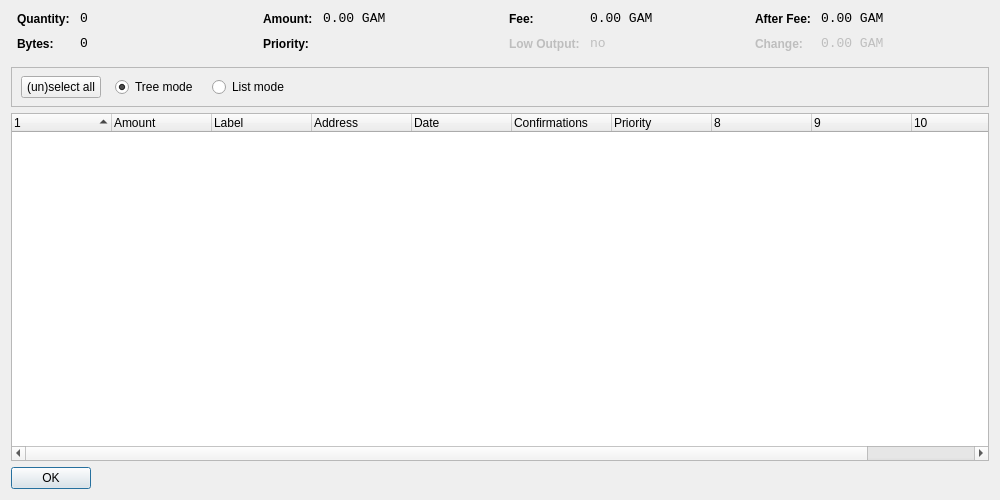
<?xml version="1.0" encoding="UTF-8"?>
<ui version="4.0">
 <class>CoinControlDialog</class>
 <widget class="QDialog" name="CoinControlDialog">
  <property name="geometry">
   <rect>
    <x>0</x>
    <y>0</y>
    <width>1000</width>
    <height>500</height>
   </rect>
  </property>
  <property name="windowTitle">
   <string>Coin Control</string>
  </property>
  <layout class="QVBoxLayout" name="verticalLayout">
   <item>
    <layout class="QHBoxLayout" name="horizontalLayoutTop" stretch="0,0,0,0">
     <property name="topMargin">
      <number>0</number>
     </property>
     <property name="bottomMargin">
      <number>10</number>
     </property>
     <item>
      <layout class="QFormLayout" name="formLayoutCoinControl1">
       <property name="horizontalSpacing">
        <number>10</number>
       </property>
       <property name="verticalSpacing">
        <number>10</number>
       </property>
       <property name="leftMargin">
        <number>6</number>
       </property>
       <property name="rightMargin">
        <number>6</number>
       </property>
       <item row="0" column="0">
        <widget class="QLabel" name="labelCoinControlQuantityText">
         <property name="styleSheet">
          <string notr="true">font-weight:bold;</string>
         </property>
         <property name="text">
          <string>Quantity:</string>
         </property>
        </widget>
       </item>
       <item row="0" column="1">
        <widget class="QLabel" name="labelCoinControlQuantity">
         <property name="font">
          <font>
           <family>Monospace</family>
           <pointsize>10</pointsize>
          </font>
         </property>
         <property name="cursor">
          <cursorShape>IBeamCursor</cursorShape>
         </property>
         <property name="contextMenuPolicy">
          <enum>Qt::ActionsContextMenu</enum>
         </property>
         <property name="text">
          <string notr="true">0</string>
         </property>
         <property name="textInteractionFlags">
          <set>Qt::LinksAccessibleByMouse|Qt::TextSelectableByKeyboard|Qt::TextSelectableByMouse</set>
         </property>
        </widget>
       </item>
       <item row="1" column="0">
        <widget class="QLabel" name="labelCoinControlBytesText">
         <property name="styleSheet">
          <string notr="true">font-weight:bold;</string>
         </property>
         <property name="text">
          <string>Bytes:</string>
         </property>
        </widget>
       </item>
       <item row="1" column="1">
        <widget class="QLabel" name="labelCoinControlBytes">
         <property name="font">
          <font>
           <family>Monospace</family>
           <pointsize>10</pointsize>
          </font>
         </property>
         <property name="cursor">
          <cursorShape>IBeamCursor</cursorShape>
         </property>
         <property name="contextMenuPolicy">
          <enum>Qt::ActionsContextMenu</enum>
         </property>
         <property name="text">
          <string notr="true">0</string>
         </property>
         <property name="textInteractionFlags">
          <set>Qt::LinksAccessibleByMouse|Qt::TextSelectableByKeyboard|Qt::TextSelectableByMouse</set>
         </property>
        </widget>
       </item>
      </layout>
     </item>
     <item>
      <layout class="QFormLayout" name="formLayoutCoinControl2">
       <property name="horizontalSpacing">
        <number>10</number>
       </property>
       <property name="verticalSpacing">
        <number>10</number>
       </property>
       <property name="leftMargin">
        <number>6</number>
       </property>
       <property name="rightMargin">
        <number>6</number>
       </property>
       <item row="0" column="0">
        <widget class="QLabel" name="labelCoinControlAmountText">
         <property name="styleSheet">
          <string notr="true">font-weight:bold;</string>
         </property>
         <property name="text">
          <string>Amount:</string>
         </property>
        </widget>
       </item>
       <item row="0" column="1">
        <widget class="QLabel" name="labelCoinControlAmount">
         <property name="font">
          <font>
           <family>Monospace</family>
           <pointsize>10</pointsize>
          </font>
         </property>
         <property name="cursor">
          <cursorShape>IBeamCursor</cursorShape>
         </property>
         <property name="contextMenuPolicy">
          <enum>Qt::ActionsContextMenu</enum>
         </property>
         <property name="text">
          <string notr="true">0.00 GAM</string>
         </property>
         <property name="textInteractionFlags">
          <set>Qt::LinksAccessibleByMouse|Qt::TextSelectableByKeyboard|Qt::TextSelectableByMouse</set>
         </property>
        </widget>
       </item>
       <item row="1" column="0">
        <widget class="QLabel" name="labelCoinControlPriorityText">
         <property name="styleSheet">
          <string notr="true">font-weight:bold;</string>
         </property>
         <property name="text">
          <string>Priority:</string>
         </property>
        </widget>
       </item>
       <item row="1" column="1">
        <widget class="QLabel" name="labelCoinControlPriority">
         <property name="font">
          <font>
           <family>Monospace</family>
           <pointsize>10</pointsize>
          </font>
         </property>
         <property name="cursor">
          <cursorShape>IBeamCursor</cursorShape>
         </property>
         <property name="contextMenuPolicy">
          <enum>Qt::ActionsContextMenu</enum>
         </property>
         <property name="text">
          <string/>
         </property>
         <property name="textInteractionFlags">
          <set>Qt::LinksAccessibleByMouse|Qt::TextSelectableByKeyboard|Qt::TextSelectableByMouse</set>
         </property>
        </widget>
       </item>
      </layout>
     </item>
     <item>
      <layout class="QFormLayout" name="formLayoutCoinControl3">
       <property name="horizontalSpacing">
        <number>10</number>
       </property>
       <property name="verticalSpacing">
        <number>10</number>
       </property>
       <property name="leftMargin">
        <number>6</number>
       </property>
       <property name="rightMargin">
        <number>6</number>
       </property>
       <item row="0" column="0">
        <widget class="QLabel" name="labelCoinControlFeeText">
         <property name="styleSheet">
          <string notr="true">font-weight:bold;</string>
         </property>
         <property name="text">
          <string>Fee:</string>
         </property>
        </widget>
       </item>
       <item row="0" column="1">
        <widget class="QLabel" name="labelCoinControlFee">
         <property name="font">
          <font>
           <family>Monospace</family>
           <pointsize>10</pointsize>
          </font>
         </property>
         <property name="cursor">
          <cursorShape>IBeamCursor</cursorShape>
         </property>
         <property name="contextMenuPolicy">
          <enum>Qt::ActionsContextMenu</enum>
         </property>
         <property name="text">
          <string notr="true">0.00 GAM</string>
         </property>
         <property name="textInteractionFlags">
          <set>Qt::LinksAccessibleByMouse|Qt::TextSelectableByKeyboard|Qt::TextSelectableByMouse</set>
         </property>
        </widget>
       </item>
       <item row="1" column="0">
        <widget class="QLabel" name="labelCoinControlLowOutputText">
         <property name="enabled">
          <bool>false</bool>
         </property>
         <property name="styleSheet">
          <string notr="true">font-weight:bold;</string>
         </property>
         <property name="text">
          <string>Low Output:</string>
         </property>
        </widget>
       </item>
       <item row="1" column="1">
        <widget class="QLabel" name="labelCoinControlLowOutput">
         <property name="enabled">
          <bool>false</bool>
         </property>
         <property name="font">
          <font>
           <family>Monospace</family>
           <pointsize>10</pointsize>
          </font>
         </property>
         <property name="cursor">
          <cursorShape>IBeamCursor</cursorShape>
         </property>
         <property name="contextMenuPolicy">
          <enum>Qt::ActionsContextMenu</enum>
         </property>
         <property name="text">
          <string notr="true">no</string>
         </property>
         <property name="textInteractionFlags">
          <set>Qt::LinksAccessibleByMouse|Qt::TextSelectableByKeyboard|Qt::TextSelectableByMouse</set>
         </property>
        </widget>
       </item>
      </layout>
     </item>
     <item>
      <layout class="QFormLayout" name="formLayoutCoinControl4">
       <property name="horizontalSpacing">
        <number>10</number>
       </property>
       <property name="verticalSpacing">
        <number>10</number>
       </property>
       <property name="leftMargin">
        <number>6</number>
       </property>
       <property name="rightMargin">
        <number>6</number>
       </property>
       <item row="0" column="0">
        <widget class="QLabel" name="labelCoinControlAfterFeeText">
         <property name="styleSheet">
          <string notr="true">font-weight:bold;</string>
         </property>
         <property name="text">
          <string>After Fee:</string>
         </property>
        </widget>
       </item>
       <item row="0" column="1">
        <widget class="QLabel" name="labelCoinControlAfterFee">
         <property name="font">
          <font>
           <family>Monospace</family>
           <pointsize>10</pointsize>
          </font>
         </property>
         <property name="cursor">
          <cursorShape>IBeamCursor</cursorShape>
         </property>
         <property name="contextMenuPolicy">
          <enum>Qt::ActionsContextMenu</enum>
         </property>
         <property name="text">
          <string notr="true">0.00 GAM</string>
         </property>
         <property name="textInteractionFlags">
          <set>Qt::LinksAccessibleByMouse|Qt::TextSelectableByKeyboard|Qt::TextSelectableByMouse</set>
         </property>
        </widget>
       </item>
       <item row="1" column="0">
        <widget class="QLabel" name="labelCoinControlChangeText">
         <property name="enabled">
          <bool>false</bool>
         </property>
         <property name="styleSheet">
          <string notr="true">font-weight:bold;</string>
         </property>
         <property name="text">
          <string>Change:</string>
         </property>
        </widget>
       </item>
       <item row="1" column="1">
        <widget class="QLabel" name="labelCoinControlChange">
         <property name="enabled">
          <bool>false</bool>
         </property>
         <property name="font">
          <font>
           <family>Monospace</family>
           <pointsize>10</pointsize>
          </font>
         </property>
         <property name="cursor">
          <cursorShape>IBeamCursor</cursorShape>
         </property>
         <property name="contextMenuPolicy">
          <enum>Qt::ActionsContextMenu</enum>
         </property>
         <property name="text">
          <string notr="true">0.00 GAM</string>
         </property>
         <property name="textInteractionFlags">
          <set>Qt::LinksAccessibleByMouse|Qt::TextSelectableByKeyboard|Qt::TextSelectableByMouse</set>
         </property>
        </widget>
       </item>
      </layout>
     </item>
    </layout>
   </item>
   <item>
    <widget class="QFrame" name="frame">
     <property name="minimumSize">
      <size>
       <width>0</width>
       <height>40</height>
      </size>
     </property>
     <property name="frameShape">
      <enum>QFrame::StyledPanel</enum>
     </property>
     <property name="frameShadow">
      <enum>QFrame::Sunken</enum>
     </property>
     <widget class="QWidget" name="horizontalLayoutWidget">
      <property name="geometry">
       <rect>
        <x>10</x>
        <y>0</y>
        <width>781</width>
        <height>41</height>
       </rect>
      </property>
      <layout class="QHBoxLayout" name="horizontalLayoutPanel" stretch="0,0,0,0,0">
       <property name="spacing">
        <number>14</number>
       </property>
       <item>
        <widget class="QPushButton" name="pushButtonSelectAll">
         <property name="sizePolicy">
          <sizepolicy hsizetype="Maximum" vsizetype="Fixed">
           <horstretch>0</horstretch>
           <verstretch>0</verstretch>
          </sizepolicy>
         </property>
         <property name="text">
          <string>(un)select all</string>
         </property>
        </widget>
       </item>
       <item>
        <widget class="QRadioButton" name="radioTreeMode">
         <property name="sizePolicy">
          <sizepolicy hsizetype="Maximum" vsizetype="Fixed">
           <horstretch>0</horstretch>
           <verstretch>0</verstretch>
          </sizepolicy>
         </property>
         <property name="text">
          <string>Tree mode</string>
         </property>
         <property name="checked">
          <bool>true</bool>
         </property>
        </widget>
       </item>
       <item>
        <widget class="QRadioButton" name="radioListMode">
         <property name="sizePolicy">
          <sizepolicy hsizetype="Maximum" vsizetype="Fixed">
           <horstretch>0</horstretch>
           <verstretch>0</verstretch>
          </sizepolicy>
         </property>
         <property name="text">
          <string>List mode</string>
         </property>
        </widget>
       </item>
       <item>
        <spacer name="horizontalSpacer">
         <property name="orientation">
          <enum>Qt::Horizontal</enum>
         </property>
         <property name="sizeHint" stdset="0">
          <size>
           <width>40</width>
           <height>20</height>
          </size>
         </property>
        </spacer>
       </item>
      </layout>
     </widget>
    </widget>
   </item>
   <item>
    <widget class="CoinControlTreeWidget" name="treeWidget">
     <property name="contextMenuPolicy">
      <enum>Qt::CustomContextMenu</enum>
     </property>
     <property name="sortingEnabled">
      <bool>false</bool>
     </property>
     <property name="columnCount">
      <number>11</number>
     </property>
     <attribute name="headerShowSortIndicator" stdset="0">
      <bool>true</bool>
     </attribute>
     <attribute name="headerStretchLastSection">
      <bool>false</bool>
     </attribute>
     <column>
      <property name="text">
       <string/>
      </property>
     </column>
     <column>
      <property name="text">
       <string>Amount</string>
      </property>
     </column>
     <column>
      <property name="text">
       <string>Label</string>
      </property>
     </column>
     <column>
      <property name="text">
       <string>Address</string>
      </property>
     </column>
     <column>
      <property name="text">
       <string>Date</string>
      </property>
     </column>
     <column>
      <property name="text">
       <string>Confirmations</string>
      </property>
      <property name="toolTip">
       <string>Confirmed</string>
      </property>
     </column>
     <column>
      <property name="text">
       <string>Priority</string>
      </property>
     </column>
     <column>
      <property name="text">
       <string/>
      </property>
     </column>
     <column>
      <property name="text">
       <string/>
      </property>
     </column>
     <column>
      <property name="text">
       <string/>
      </property>
     </column>
     <column>
      <property name="text">
       <string/>
      </property>
     </column>
    </widget>
   </item>
   <item>
    <widget class="QDialogButtonBox" name="buttonBox">
     <property name="sizePolicy">
      <sizepolicy hsizetype="Maximum" vsizetype="Fixed">
       <horstretch>0</horstretch>
       <verstretch>0</verstretch>
      </sizepolicy>
     </property>
     <property name="orientation">
      <enum>Qt::Horizontal</enum>
     </property>
     <property name="standardButtons">
      <set>QDialogButtonBox::Ok</set>
     </property>
    </widget>
   </item>
  </layout>
 </widget>
 <customwidgets>
  <customwidget>
   <class>CoinControlTreeWidget</class>
   <extends>QTreeWidget</extends>
   <header>coincontroltreewidget.h</header>
  </customwidget>
 </customwidgets>
 <resources/>
 <connections/>
</ui>
